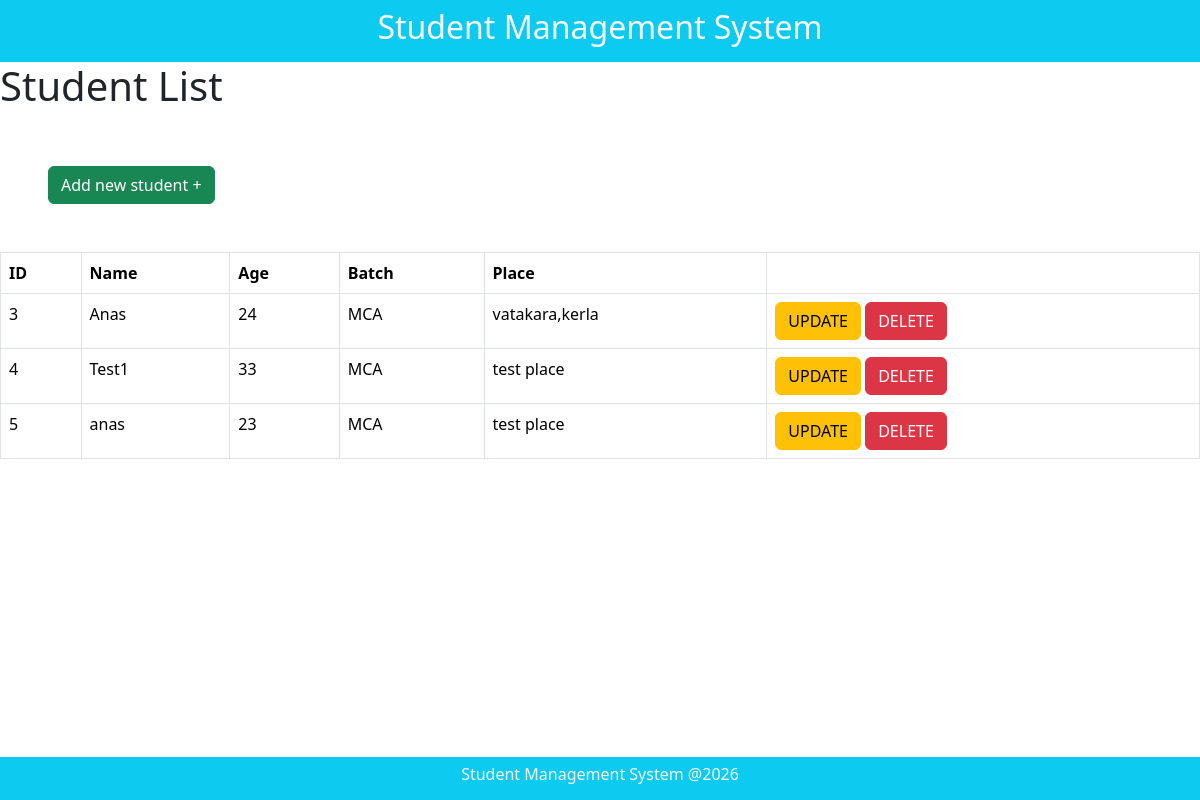
The page /teacher/list on the database its author committed.
### teacher/models.py (models this page shows)
class StudentList(models.Model):
    name = models.CharField(max_length=100)
    age = models.IntegerField()
    batch = models.CharField(max_length=50)
    place = models.CharField(max_length=100)

### teacher/views.py (the view)
# urls.py: path('list',studentListView.as_view(),name="slist"),
class studentListView(View):
    def get(self,req):
        qso = StudentList.objects.all()
        return render(req,"studentlist.html",{'studentlist':qso})

### teacher/templates/studentlist.html (shortened to what this page needs)
<!doctype html>
<html lang="en" data-bs-theme="light">
<head>
    <link href="https://cdn.jsdelivr.net/npm/bootstrap@5.3.8/dist/css/bootstrap.min.css" rel="stylesheet"
 />
</head>
<body>
    <header class="bg-info text-light p-2 text-center">
        <h2>Student Management System</h2>
    </header>
    <h1>Student List</h1>
    <a href="{% url 'sadd' %}" class="btn btn-success m-5">Add new student +</a>
    <table class="table table-bordered">
        <thead>
            <tr>
                <th>ID</th>
                <th>Name</th>
                <th>Age</th>
                <th>Batch</th>
                <th>Place</th>
                <th></th>
            </tr>
        </thead>
        <tbody>
            {% for i in studentlist %}
            <tr>
                <td>{{i.id}}</td>
                <td>{{i.name}}</td>
                <td>{{i.age}}</td>
                <td>{{i.batch}}</td>
                <td>{{i.place}}</td>
                <td>
                    <a class="btn btn-warning" href="{% url 'sedit' i.id %}">UPDATE</a>
                    <a class="btn btn-danger" href="{% url 'sdelete' i.id %}">DELETE</a>
                </td>
            </tr>
            {% endfor %}
        </tbody>
    </table>
    <footer class="bg-info text-light p-2 text-center fixed-bottom">
        <h6>Student Management System @2026</h6>
    </footer>
</body>
</html>

### rows shown on the page
StudentList: id "3", name "Anas", age "24", batch "MCA", place "vatakara,kerla"
StudentList: id "4", name "Test1", age "33", batch "MCA", place "test place"
StudentList: id "5", name "anas", age "23", batch "MCA", place "test place"
